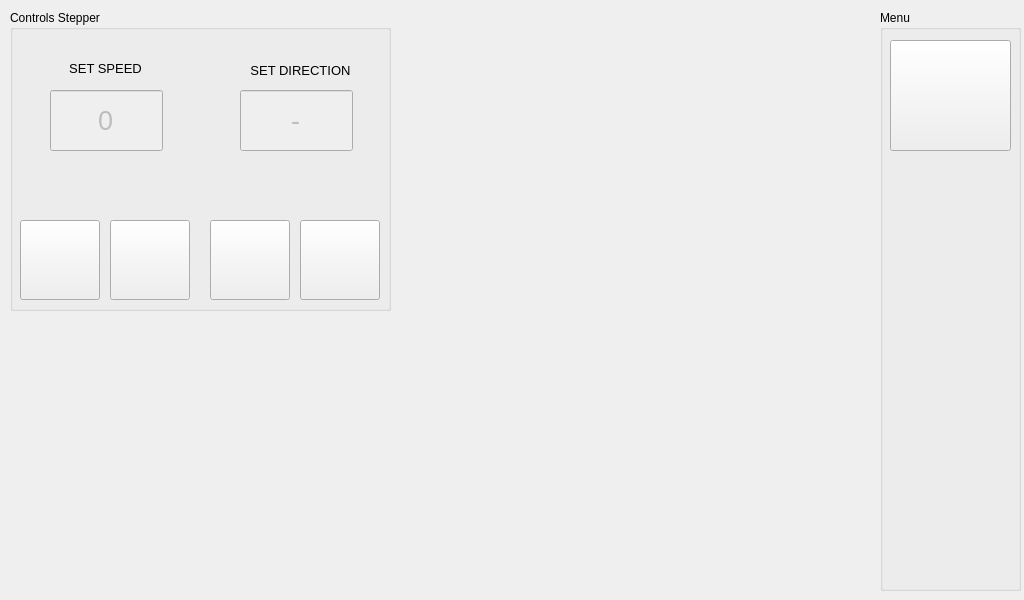
<?xml version="1.0" encoding="UTF-8"?>
<ui version="4.0">
 <class>Form</class>
 <widget class="QWidget" name="Form">
  <property name="geometry">
   <rect>
    <x>0</x>
    <y>0</y>
    <width>1024</width>
    <height>600</height>
   </rect>
  </property>
  <property name="windowTitle">
   <string>Form</string>
  </property>
  <widget class="QGroupBox" name="groupBox">
   <property name="geometry">
    <rect>
     <x>10</x>
     <y>10</y>
     <width>381</width>
     <height>301</height>
    </rect>
   </property>
   <property name="title">
    <string>Controls Stepper</string>
   </property>
   <widget class="QLabel" name="label">
    <property name="geometry">
     <rect>
      <x>80</x>
      <y>90</y>
      <width>57</width>
      <height>15</height>
     </rect>
    </property>
    <property name="text">
     <string/>
    </property>
   </widget>
   <widget class="QPushButton" name="setAddSpeed">
    <property name="enabled">
     <bool>true</bool>
    </property>
    <property name="geometry">
     <rect>
      <x>10</x>
      <y>210</y>
      <width>80</width>
      <height>80</height>
     </rect>
    </property>
    <property name="text">
     <string/>
    </property>
    <property name="icon">
     <iconset>
      <normaloff>../../Downloads/icons8-up-100.png</normaloff>../../Downloads/icons8-up-100.png</iconset>
    </property>
    <property name="iconSize">
     <size>
      <width>50</width>
      <height>50</height>
     </size>
    </property>
   </widget>
   <widget class="QPushButton" name="setMinSpeed">
    <property name="geometry">
     <rect>
      <x>100</x>
      <y>210</y>
      <width>80</width>
      <height>80</height>
     </rect>
    </property>
    <property name="text">
     <string/>
    </property>
    <property name="icon">
     <iconset>
      <normaloff>../../Downloads/icons8-down-arrow-100.png</normaloff>../../Downloads/icons8-down-arrow-100.png</iconset>
    </property>
    <property name="iconSize">
     <size>
      <width>50</width>
      <height>50</height>
     </size>
    </property>
   </widget>
   <widget class="QPushButton" name="setCW">
    <property name="geometry">
     <rect>
      <x>290</x>
      <y>210</y>
      <width>80</width>
      <height>80</height>
     </rect>
    </property>
    <property name="text">
     <string/>
    </property>
    <property name="icon">
     <iconset>
      <normaloff>../../Downloads/icons8-right-arrow-100.png</normaloff>../../Downloads/icons8-right-arrow-100.png</iconset>
    </property>
    <property name="iconSize">
     <size>
      <width>50</width>
      <height>50</height>
     </size>
    </property>
   </widget>
   <widget class="QPushButton" name="setCCW">
    <property name="geometry">
     <rect>
      <x>200</x>
      <y>210</y>
      <width>80</width>
      <height>80</height>
     </rect>
    </property>
    <property name="text">
     <string/>
    </property>
    <property name="icon">
     <iconset>
      <normaloff>../../Downloads/icons8-left-arrow-100.png</normaloff>../../Downloads/icons8-left-arrow-100.png</iconset>
    </property>
    <property name="iconSize">
     <size>
      <width>50</width>
      <height>50</height>
     </size>
    </property>
   </widget>
   <widget class="QLabel" name="label_2">
    <property name="geometry">
     <rect>
      <x>40</x>
      <y>50</y>
      <width>111</width>
      <height>16</height>
     </rect>
    </property>
    <property name="font">
     <font>
      <pointsize>10</pointsize>
     </font>
    </property>
    <property name="text">
     <string>SET SPEED</string>
    </property>
    <property name="alignment">
     <set>Qt::AlignCenter</set>
    </property>
   </widget>
   <widget class="QLabel" name="label_3">
    <property name="geometry">
     <rect>
      <x>210</x>
      <y>50</y>
      <width>161</width>
      <height>20</height>
     </rect>
    </property>
    <property name="font">
     <font>
      <pointsize>10</pointsize>
     </font>
    </property>
    <property name="text">
     <string>SET DIRECTION</string>
    </property>
    <property name="alignment">
     <set>Qt::AlignCenter</set>
    </property>
   </widget>
   <widget class="QLineEdit" name="lineEdit">
    <property name="enabled">
     <bool>false</bool>
    </property>
    <property name="geometry">
     <rect>
      <x>40</x>
      <y>80</y>
      <width>113</width>
      <height>61</height>
     </rect>
    </property>
    <property name="font">
     <font>
      <pointsize>20</pointsize>
     </font>
    </property>
    <property name="text">
     <string>0</string>
    </property>
    <property name="alignment">
     <set>Qt::AlignCenter</set>
    </property>
   </widget>
   <widget class="QLineEdit" name="lineEdit_2">
    <property name="enabled">
     <bool>false</bool>
    </property>
    <property name="geometry">
     <rect>
      <x>230</x>
      <y>80</y>
      <width>113</width>
      <height>61</height>
     </rect>
    </property>
    <property name="font">
     <font>
      <pointsize>20</pointsize>
     </font>
    </property>
    <property name="mouseTracking">
     <bool>false</bool>
    </property>
    <property name="text">
     <string>-</string>
    </property>
    <property name="alignment">
     <set>Qt::AlignCenter</set>
    </property>
   </widget>
  </widget>
  <widget class="QGroupBox" name="MenuBox">
   <property name="geometry">
    <rect>
     <x>880</x>
     <y>10</y>
     <width>141</width>
     <height>581</height>
    </rect>
   </property>
   <property name="title">
    <string>Menu</string>
   </property>
   <widget class="QPushButton" name="ControlsButton">
    <property name="geometry">
     <rect>
      <x>10</x>
      <y>30</y>
      <width>121</width>
      <height>111</height>
     </rect>
    </property>
    <property name="text">
     <string/>
    </property>
    <property name="icon">
     <iconset>
      <normaloff>../../Downloads/icons8-monitoring-100.png</normaloff>../../Downloads/icons8-monitoring-100.png</iconset>
    </property>
    <property name="iconSize">
     <size>
      <width>50</width>
      <height>50</height>
     </size>
    </property>
   </widget>
  </widget>
 </widget>
 <resources/>
 <connections/>
</ui>
